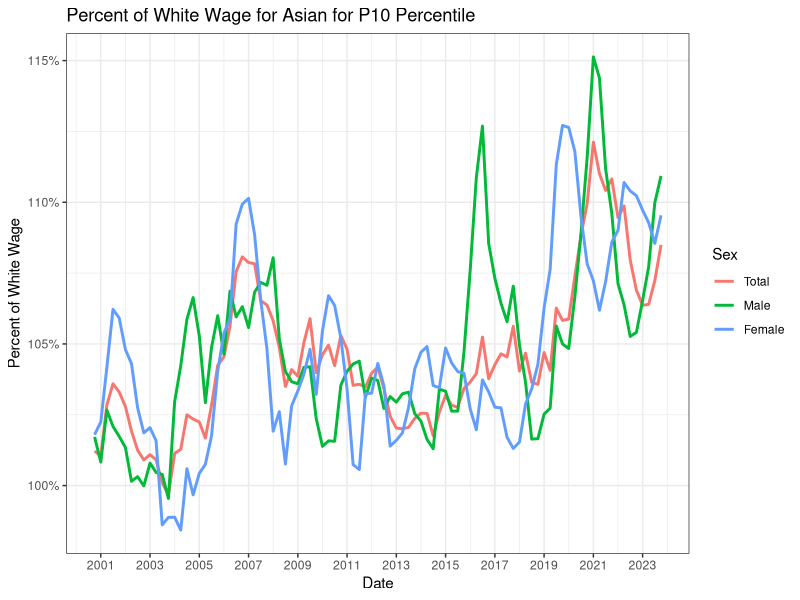
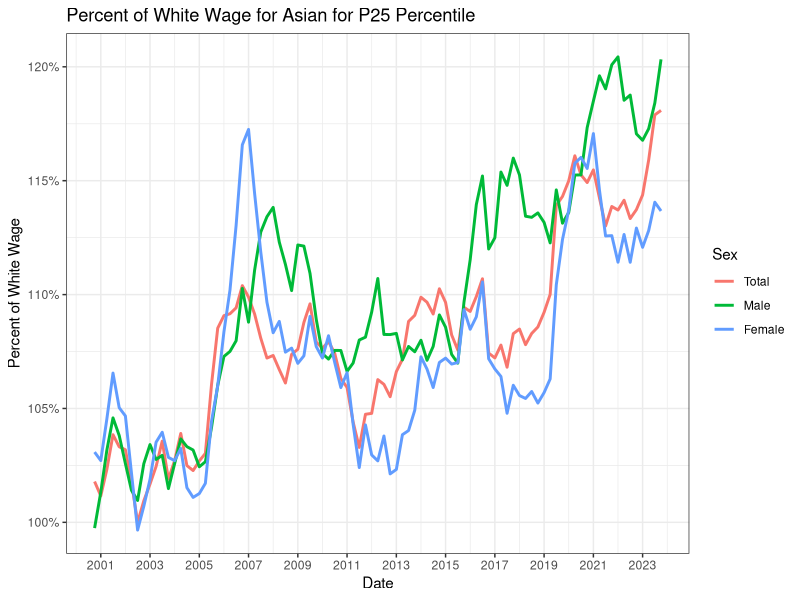
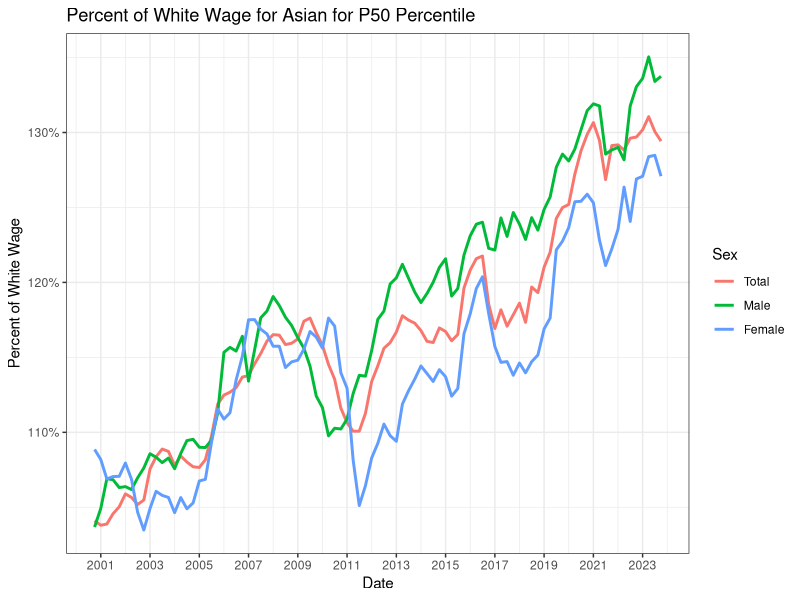
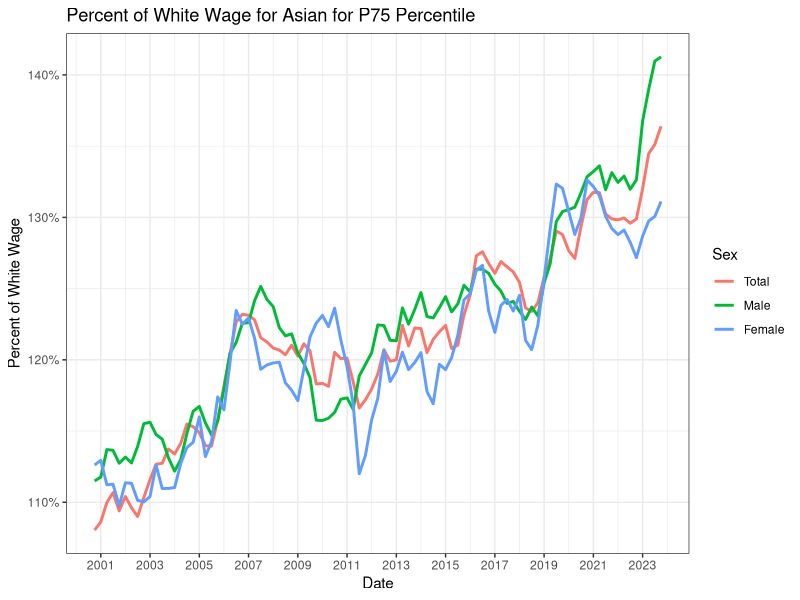
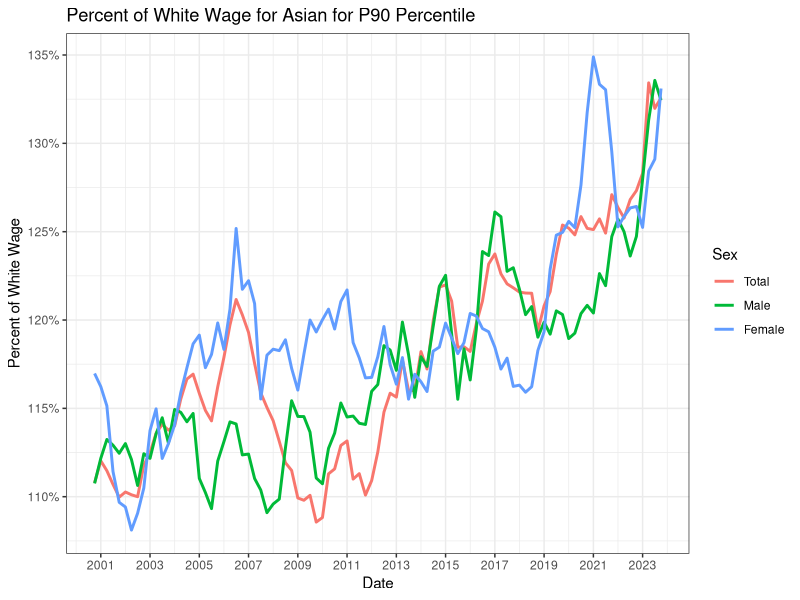
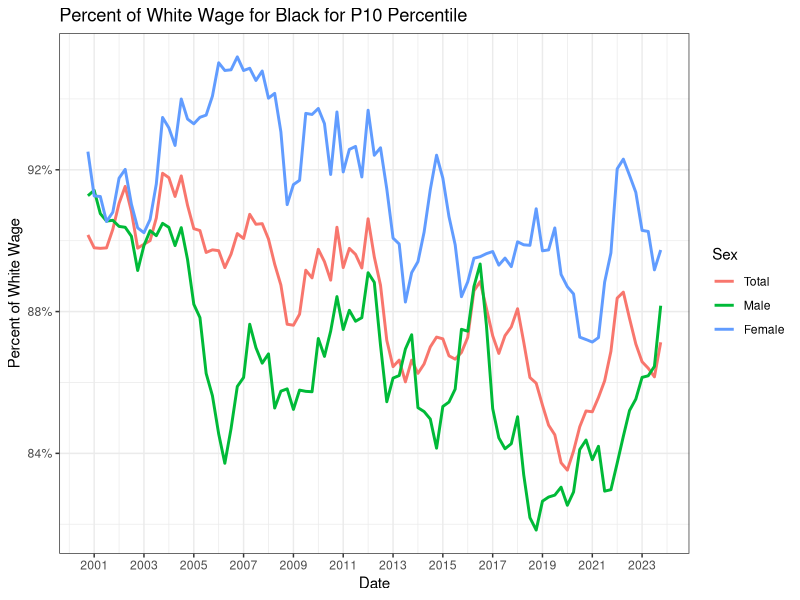
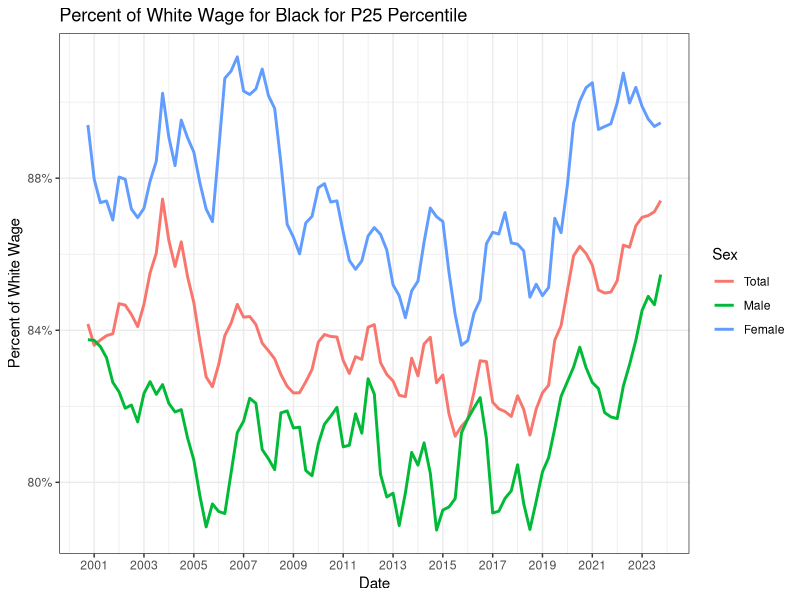
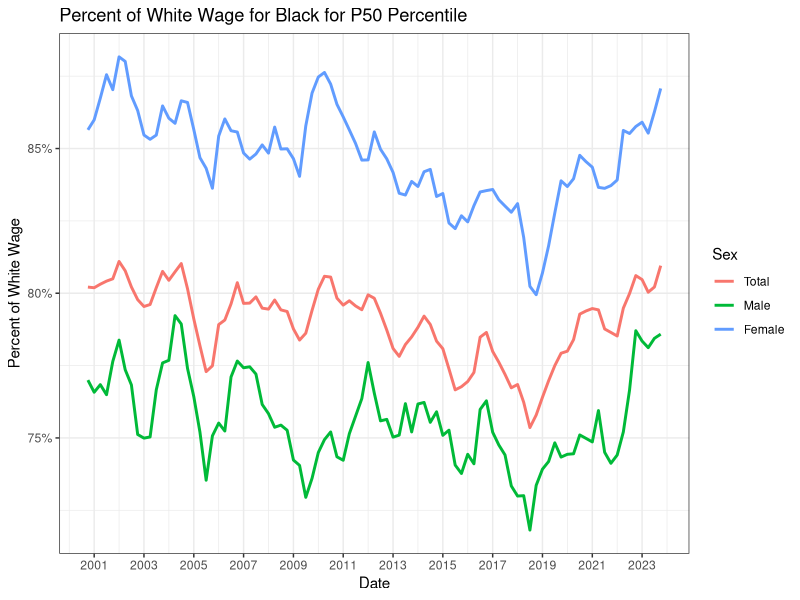

Source code (R) for these figures, in order:
## ---- chunk 1
library(dplyr)
library(ggplot2)
library(tidyr)
data = readxl::read_excel("Data/SeriesReport-20240118121709_2b83b7.xlsx", skip = 3)
inflation = read.csv("Data/CPIAUCSL (2).csv",
                     col.names = c("Date", "Factor"))
inflation$Date = as.Date(inflation$Date)
names(data) = c("ID", as.character(seq(as.Date("2000/1/1"), as.Date("2023/12/1"), by="quarter")))
names

recode_names = expand.grid(Type = c("Count","P10","P25","P50","P75","P90"), Next = c("Total","Male","Female"), Race = c("All", "White","Black","Asian","Hispanic"))

recode_names_v2 = expand.grid(Type = c("Count","P10","P25","P50","P75","P90"), Race= 
c("Total25","LessThanHS","HS","SomeCollege","Bachelor's+","Bachelor'sOnly","AdvancedDegree"), Next =
c("Total", "Male", "Female"))

names = bind_rows(recode_names, recode_names_v2)


data$Type = names$Type
data$Race = names$Race
data$Sex = names$Next

cols = ncol(data)
data = data %>%
  pivot_longer(cols = 2:97, names_to = "Date", values_to = "Value")
data$Date = as.Date(data$Date)

data = data %>%
  left_join(inflation, by = "Date") %>%
  mutate(InflationAdj = Value/Factor)
data = data %>%
  mutate(InflationAdj = ifelse(Type == "Count", Value, InflationAdj)) %>%
  group_by(Type, Race, Sex) %>%
  mutate(MovAverage = zoo::rollapply(InflationAdj, 4, mean, align = 'right', fill = NA))

## ---- chunk 2
relative_to_white = data %>%
  filter(!is.na(MovAverage)) %>%
  group_by(Type, Sex, Date) %>%
  summarize(Asian = MovAverage[Race == "Asian"]/MovAverage[Race == "White"],
            Black = MovAverage[Race == "Black"]/MovAverage[Race == "White"],
            All = MovAverage[Race == "All"]/MovAverage[Race == "White"],
            Hispanic = MovAverage[Race == "Hispanic"]/MovAverage[Race == "White"]) 

relative_to_date = data %>%
  filter(!is.na(MovAverage)) %>%
  group_by(Type, Sex, Race) %>%
  summarize(Index = MovAverage[Date == "2023-10-01"]/MovAverage[Date == "2019-10-01"]) 

growth = relative_to_date %>%
  filter(Type %in%  c("P10","P25","P50","P75","P90") & Sex != "Total" &
           Race %in% c("White", "Asian","Black","Hispanic","All")) %>%
  ggplot(aes(x = Type, y = Index, color = Race, linetype = Sex,
             group = interaction(Race, Sex))) + geom_line(linewidth = 1) + 
  geom_point(size = 2) + xlab("Percentile") +
  ylab("Index of Usual Weekly Wages (2019 = 100%)") +
  scale_y_continuous(breaks = seq(0.96, 1.10, 0.02), labels = scales::label_percent()) + theme_bw() +
  ggtitle("Real Wages 2023 as a Percent of 2019 by Race and Sex")

growth_education = relative_to_date %>%
  mutate(Education = Race) %>%
  filter(Type %in%  c("P10","P25","P50","P75","P90") & Sex != "Total" &
           Education %in% c("LessThanHS","HS", "SomeCollege", "Bachelor'sOnly", "AdvancedDegree", "All")) %>%
  ggplot(aes(x = Type, y = Index, color = Education, linetype = Sex,
             group = interaction(Education, Sex))) + geom_line(linewidth = 1) + 
  geom_point(size = 2) + xlab("Percentile") +
  ylab("Index of Usual Weekly Wages (2019 = 100%)") +
  scale_y_continuous(breaks = seq(0.92, 1.10, 0.02), labels = scales::label_percent()) + theme_bw() +
  ggtitle("Real Wages 2023 Percent of 2019 by Education and Sex")

growth_education_men = relative_to_date %>%
  mutate(Education = Race) %>%
  filter(Type %in%  c("P10","P25","P50","P75","P90") & Sex != "Total" &
           Education %in% c("LessThanHS","HS", "SomeCollege", "Bachelor'sOnly", "AdvancedDegree", "All") & Sex == "Male") %>%
  ggplot(aes(x = Type, y = Index, color = Education, linetype = Sex,
             group = interaction(Education, Sex))) + geom_line(linewidth = 1) + 
  geom_point(size = 2) + xlab("Percentile") +
  ylab("Index of Usual Weekly Wages (2019 = 100%)") +
  scale_y_continuous(breaks = seq(0.92, 1.10, 0.02), labels = scales::label_percent()) + theme_bw() +
  ggtitle("Real Wages 2023 % of 2019 by Education for Men")

growth_education_women = relative_to_date %>%
  mutate(Education = Race) %>%
  filter(Type %in%  c("P10","P25","P50","P75","P90") & Sex != "Total" &
           Education %in% c("LessThanHS","HS", "SomeCollege", "Bachelor'sOnly", "AdvancedDegree", "All") & Sex == "Female") %>%
  ggplot(aes(x = Type, y = Index, color = Education, linetype = Sex,
             group = interaction(Education, Sex))) + geom_line(linewidth = 1) + 
  geom_point(size = 2) + xlab("Percentile") +
  ylab("Index of Usual Weekly Wages (2019 = 100%)") +
  scale_y_continuous(breaks = seq(0.92, 1.10, 0.02), labels = scales::label_percent()) + theme_bw() +
  ggtitle("Real Wages 2023 % of 2019 by Education for Women")


relative_to_date2 = data %>%
  filter(!is.na(MovAverage)) %>%
  group_by(Type, Sex, Race) %>%
  summarize(Index = MovAverage[Date == "2023-10-01"]/MovAverage[Date == "2007-10-01"]) 

growth2 = relative_to_date2 %>%
  filter(Type %in%  c("P10","P25","P50","P75","P90") & Sex != "Total" &
           Race %in% c("White", "Asian","Black","Hispanic","All")) %>%
  ggplot(aes(x = Type, y = Index, color = Race, linetype = Sex,
             group = interaction(Race, Sex))) + geom_line(linewidth = 1) + 
  geom_point(size = 2) + xlab("Percentile") +
  ylab("Index of Usual Weekly Wages (2007 = 100%)") +
  scale_y_continuous(breaks = seq(0.96, 1.30, 0.04), labels = scales::label_percent()) + theme_bw() +
  ggtitle("Real Wages 2023 as a Percent of 2007 by Race and Sex")

relative_to_date3 = data %>%
  filter(!is.na(MovAverage)) %>%
  group_by(Type, Sex, Race) %>%
  summarize(Index = MovAverage[Date == "2023-10-01"]/MovAverage[Date == "2016-10-01"]) 

growth3 = relative_to_date3 %>%
  filter(Type %in%  c("P10","P25","P50","P75","P90") & Sex != "Total" &
           Race %in% c("White", "Asian","Black","Hispanic","All")) %>%
  ggplot(aes(x = Type, y = Index, color = Race, linetype = Sex,
             group = interaction(Race, Sex))) + geom_line(linewidth = 1) + 
  geom_point(size = 2) + xlab("Percentile") +
  ylab("Index of Usual Weekly Wages (2016 = 100%)") +
  scale_y_continuous(breaks = seq(0.96, 1.20, 0.04), labels = scales::label_percent()) + theme_bw() +
  ggtitle("Real Wages 2023 as a Percent of 2016 by Race and Sex")

growth_education3 = relative_to_date3 %>%
  mutate(Education = Race) %>%
  filter(Type %in%  c("P10","P25","P50","P75","P90") & Sex != "Total" &
           Education %in% c("LessThanHS","HS", "SomeCollege", "Bachelor'sOnly", "AdvancedDegree", "All")) %>%
  ggplot(aes(x = Type, y = Index, color = Education, linetype = Sex,
             group = interaction(Education, Sex))) + geom_line(linewidth = 1) + 
  geom_point(size = 2) + xlab("Percentile") +
  ylab("Index of Usual Weekly Wages (2019 = 100%)") +
  scale_y_continuous(breaks = seq(0.92, 1.20, 0.02), labels = scales::label_percent()) + theme_bw() +
  ggtitle("Real Wages 2023 Percent of 2016 by Education and Sex")

growth_education3_men = relative_to_date3 %>%
  mutate(Education = Race) %>%
  filter(Type %in%  c("P10","P25","P50","P75","P90") & Sex != "Total" &
           Education %in% c("LessThanHS","HS", "SomeCollege", "Bachelor'sOnly", "AdvancedDegree", "All") & Sex == "Male") %>%
  ggplot(aes(x = Type, y = Index, color = Education, linetype = Sex,
             group = interaction(Education, Sex))) + geom_line(linewidth = 1) + 
  geom_point(size = 2) + xlab("Percentile") +
  ylab("Index of Usual Weekly Wages (2019 = 100%)") +
  scale_y_continuous(breaks = seq(0.92, 1.20, 0.02), labels = scales::label_percent()) + theme_bw() +
  ggtitle("Real Wages 2023 % of 2016 by Education for Men")

growth_education3_women = relative_to_date3 %>%
  mutate(Education = Race) %>%
  filter(Type %in%  c("P10","P25","P50","P75","P90") & Sex != "Total" &
           Education %in% c("LessThanHS","HS", "SomeCollege", "Bachelor'sOnly", "AdvancedDegree", "All") & Sex == "Female") %>%
  ggplot(aes(x = Type, y = Index, color = Education, linetype = Sex,
             group = interaction(Education, Sex))) + geom_line(linewidth = 1) + 
  geom_point(size = 2) + xlab("Percentile") +
  ylab("Index of Usual Weekly Wages (2019 = 100%)") +
  scale_y_continuous(breaks = seq(0.92, 1.20, 0.02), labels = scales::label_percent()) + theme_bw() +
  ggtitle("Real Wages 2023 % of 2016 by Education for Women")

relative_to_date4 = data %>%
  filter(!is.na(MovAverage)) %>%
  group_by(Type, Sex, Race) %>%
  summarize(Index = MovAverage[Date == "2023-10-01"]/MovAverage[Date == "2001-10-01"]) 

growth4 = relative_to_date4 %>%
  filter(Type %in%  c("P10","P25","P50","P75","P90") & Sex != "Total" &
           Race %in% c("White", "Asian","Black","Hispanic","All")) %>%
  ggplot(aes(x = Type, y = Index, color = Race, linetype = Sex,
             group = interaction(Race, Sex))) + geom_line(linewidth = 1) + 
  geom_point(size = 2) + xlab("Percentile") +
  ylab("Index of Usual Weekly Wages (2001 = 100%)") +
  scale_y_continuous(breaks = seq(0.96, 1.52, 0.08), labels = scales::label_percent()) + theme_bw() +
  ggtitle("Real Wages 2023 as a Percent of 2001 by Race and Sex")

relative_to_date5 = data %>%
  filter(!is.na(MovAverage)) %>%
  group_by(Type, Sex, Race) %>%
  summarize(Index = MovAverage[Date == "2023-10-01"]/MovAverage[Date == "2022-04-01"]) 

growth5 = relative_to_date5 %>%
  filter(Type %in%  c("P10","P25","P50","P75","P90") & Sex != "Total" &
           Race %in% c("White", "Asian","Black","Hispanic","All")) %>%
  ggplot(aes(x = Type, y = Index, color = Race, linetype = Sex,
             group = interaction(Race, Sex))) + geom_line(linewidth = 1) + 
  geom_point(size = 2) + xlab("Percentile") +
  ylab("Index of Usual Weekly Wages (2021 = 100%)") +
  scale_y_continuous(breaks = seq(0.96, 1.10, 0.02), labels = scales::label_percent()) + theme_bw() +
  ggtitle("Real Wages 2023 as a Percent of 2021 Q3-2022 Q2 \n by Race and Sex")

growth_education5 = relative_to_date5 %>%
  mutate(Education = Race) %>%
  filter(Type %in%  c("P10","P25","P50","P75","P90") & Sex != "Total" &
           Education %in% c("LessThanHS","HS", "SomeCollege", "Bachelor'sOnly", "AdvancedDegree", "All")) %>%
  ggplot(aes(x = Type, y = Index, color = Education, linetype = Sex,
             group = interaction(Education, Sex))) + geom_line(linewidth = 1) + 
  geom_point(size = 2) + xlab("Percentile") +
  ylab("Index of Usual Weekly Wages (2019 = 100%)") +
  scale_y_continuous(breaks = seq(0.92, 1.20, 0.02), labels = scales::label_percent()) + theme_bw() +
  ggtitle("Real Wages 2023 as a Percent of 2021 Q3-2022 Q2 \n by Education and Sex")
## ---- chunk 3
okay = expand.grid(Type = c("P10","P25","P50","P75","P90"), Race = c("Asian","Black","Hispanic","All"))
nice = list()

plot_this = function(type, race){
  title = paste0("Percent of White Wage for ", race, " for ", type, " Percentile")
  relative_to_white %>%
  filter(Type == type) %>%
  ggplot(aes(x = Date, y = !!sym(race), color = Sex)) +
  geom_line(size = 1) + theme_bw() + scale_x_date(date_breaks = "2 years", date_labels = "%Y") +
  xlab("Date") + ylab("Percent of White Wage") + scale_y_continuous(labels = scales::label_percent()) +
  ggtitle(title)
}

for(i in seq_along(okay[[1]])){
  nice[[i]] = plot_this(as.character(okay[i, 1]), as.character(okay[i, 2]))
}
## ---- chunk 4
nice
## ---- chunk 5
okay = c("P10","P25","P50","P75","P90")
plot_percentile = function(type){
  title = paste0("Usual Weekly Wages for ", type, " Percentile")
  data %>%
    filter(Sex != "Total" & Type == type & Race %in% c("White","All", "Asian","Black")) %>%
    ggplot(aes(x = Date, y = MovAverage, color = Race, linetype = Sex)) +
      geom_line(size = 1) + theme_bw() +   scale_x_date(date_breaks = "2 years", date_labels = "%Y") +
      ylab("Usual Weekly Wages (2023 Dollars)") + scale_y_continuous(labels = scales::label_comma()) +
      ggtitle(title)
}
percentile_plots = lapply(okay, plot_percentile)
## ---- chunk 6
percentile_plots
## ---- chunk 7
okay = c("P10","P25","P50","P75","P90")
plot_percentile2 = function(type){
  title = paste0("Usual Weekly Wages for ", type, " Percentile")
  data %>%
    filter(Sex != "Total" & Type == type & Race %in% c("White","Asian","Bachelor's+","AdvancedDegree")) %>%
    ggplot(aes(x = Date, y = MovAverage, color = Race, linetype = Sex)) +
      geom_line(size = 1) + theme_bw() +  scale_x_date(date_breaks = "2 years", date_labels = "%Y") +
      ylab("Usual Weekly Wages (2023 Dollars)") + scale_y_continuous(labels = scales::label_comma()) +
      ggtitle(title)
}
percentile_plots2 = lapply(okay, plot_percentile2)
## ---- chunk 8
percentile_plots2
## ---- chunk 9
okay = unique(data$Race)
plot_count = function(race){
  title = paste0("Number of Full-Time Workers for ", race)
  data %>%
    filter(Sex != "Total" & Type == "Count" & Race == race) %>%
    ggplot(aes(x = Date, y = MovAverage, color = Sex)) +
      geom_line(size = 1) + theme_bw() +  scale_x_date(date_breaks = "2 years", date_labels = "%Y") +
      ylab("Number of Full-Time Workers") + scale_y_continuous(labels = scales::label_comma()) +
      ggtitle(title)
}
count_plots = lapply(okay, plot_count)
## ---- chunk 10
count_plots
## ---- chunk 11
data %>%
  filter(Sex != "Total" & Type != "Count" & Race == "AdvancedDegree") %>%
  ggplot(aes(x = Date, y = MovAverage, color = Sex, linetype = Type)) + 
    geom_line(size = 1) + theme_bw() +  scale_x_date(date_breaks = "2 years", date_labels = "%Y") +
    ylab("Usual Weekly Wages (2023 Dollars)") + scale_y_continuous(labels = scales::label_comma()) +
    ggtitle("Usual Weekly Wages for Workers with an Advanced Degree by Percentile")
## ---- chunk 12
data %>%
  filter(Sex != "Total" & Type != "Count" & Race == "Bachelor's+") %>%
  ggplot(aes(x = Date, y = MovAverage, color = Sex, linetype = Type)) + 
    geom_line(size = 1) + theme_bw() +  scale_x_date(date_breaks = "2 years", date_labels = "%Y") +
    ylab("Usual Weekly Wages (2023 Dollars)") + scale_y_continuous(labels = scales::label_comma()) +
    ggtitle("Usual Weekly Wages for Workers with an Bachelor's Degree by Percentile")
## ---- chunk 13
relative_to_male = data %>%
  ungroup() %>%
  filter(!is.na(MovAverage)) %>%
  group_by(Type, Race, Date) %>%
  summarize(Female = MovAverage[Sex == "Female"]/MovAverage[Sex == "Male"])
## ---- chunk 14
relative_to_male %>%
  filter(Race == "AdvancedDegree" & Type != "Count") %>%
  ggplot(aes(x = Date, y = Female, color = Type)) + 
    geom_line(size = 1) + theme_bw() + scale_y_continuous(labels = scales::label_percent()) +
    ylab("Percent Female Wage of Male Wage") +
    ggtitle("Gender Wage Gap by Percentile for Advanced Degree")
## ---- chunk 15
relative_to_male %>%
  filter(Race == "All" & Type != "Count") %>%
  ggplot(aes(x = Date, y = Female, color = Type)) + 
    geom_line(size = 1) + theme_bw() + scale_y_continuous(labels = scales::label_percent()) +
    ylab("Percent Female Wage of Male Wage") +
    ggtitle("Gender Wage Gap by Percentile for All Workers")
## ---- chunk 16
relative_to_male %>%
  filter(Race == "Bachelor's+" & Type != "Count") %>%
  ggplot(aes(x = Date, y = Female, color = Type)) + 
    geom_line(size = 1) + theme_bw() + scale_y_continuous(labels = scales::label_percent()) +
    ylab("Percent Female Wage of Male Wage") +
    ggtitle("Gender Wage Gap by Percentile for Bachelor's Degree+")
## ---- chunk 17
growth
## ---- chunk 18
growth2
## ---- chunk 19
growth3
## ---- chunk 20
growth4
## ---- chunk 21
growth5
## ---- chunk 22
growth_education 
## ---- chunk 23
growth_education_men
## ---- chunk 24
growth_education_women
## ---- chunk 25
growth_education3
## ---- chunk 26
growth_education3_men
## ---- chunk 27
growth_education3_women
## ---- chunk 28
growth_education5
